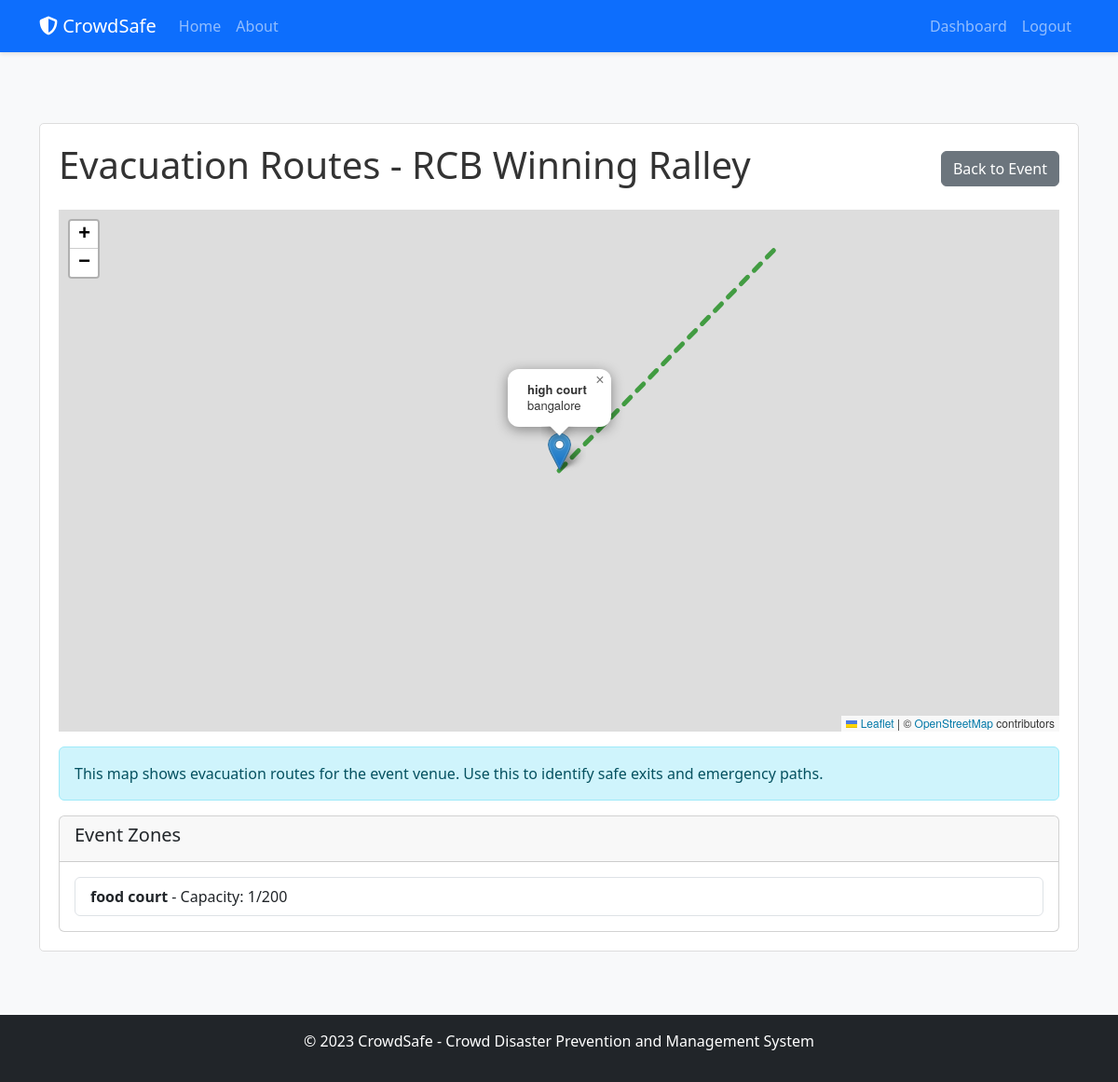
The page /event/3/evacuation (signed in) on the database as committed earlier.
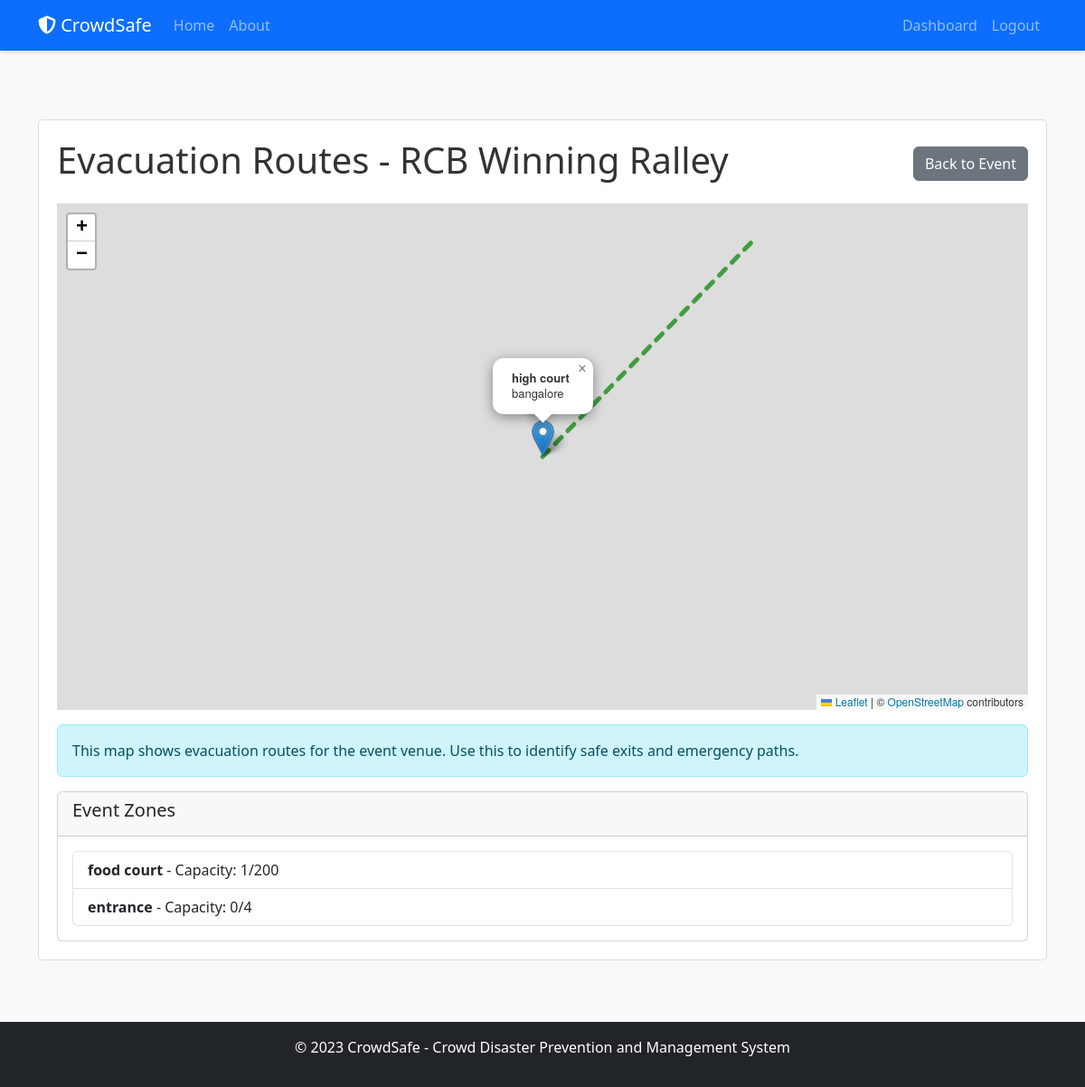
The same page on the database as committed later.
### models.py (models this page shows, shortened)
class Zone(db.Model):
    id = db.Column(db.Integer, primary_key=True)
    name = db.Column(db.String(100), nullable=False)
    description = db.Column(db.Text, nullable=True)
    max_capacity = db.Column(db.Integer, nullable=False)
    current_capacity = db.Column(db.Integer, default=0)
    coordinates = db.Column(db.Text, nullable=True)  # JSON string of polygon coordinates
    event_id = db.Column(db.Integer, db.ForeignKey('event.id'), nullable=False)
    check_ins = db.relationship('CheckIn', backref='zone', lazy=True)
    @property
    def capacity_percentage(self):
        if self.max_capacity == 0:
            return 0
        return (self.current_capacity / self.max_capacity) * 100
    @property
    def is_near_capacity(self):
        return self.capacity_percentage >= 80
    @property
    def is_over_capacity(self):
        return self.capacity_percentage >= 100

### routes.py (the view)
@app.route('/event/<int:event_id>/evacuation')
@login_required
def evacuation_routes(event_id):
    event = Event.query.get_or_404(event_id)
    zones = Zone.query.filter_by(event_id=event.id).all()
    return render_template(
        'evacuation_routes.html',
        title='Evacuation Routes',
        event=event,
        zones=zones
    )

### models.py (called while the page is built)
@login_manager.user_loader
def load_user(user_id):
    return User.query.get(int(user_id))

### templates/evacuation_routes.html (shortened to what this page needs)
{% extends "layout.html" %}
{% block content %}
<div class="content-section">
    <div class="d-flex justify-content-between align-items-center mb-3">
        <h1>Evacuation Routes - {{ event.name }}</h1>
        <a class="btn btn-secondary" href="{{ url_for('event', event_id=event.id) }}">Back to Event</a>
    </div>
    <div id="evacuation-map" style="height: 70vh; width: 100%;" class="mb-3"></div>
    <div class="alert alert-info">
        This map shows evacuation routes for the event venue.
        Use this to identify safe exits and emergency paths.
    </div>
    {% if zones %}
    <div class="card mt-3">
        <div class="card-header">
            <h5>Event Zones</h5>
        </div>
        <div class="card-body">
            <ul class="list-group">
                {% for zone in zones %}
                <li class="list-group-item">
                    <strong>{{ zone.name }}</strong> - Capacity: {{ zone.current_capacity }}/{{ zone.max_capacity }}
                </li>
                {% endfor %}
            </ul>
        </div>
    </div>
    {% endif %}
</div>
{% endblock content %}
{% block scripts %}
<link rel="stylesheet" href="https://unpkg.com/leaflet@1.9.3/dist/leaflet.css" />
{% endblock scripts %}

Rows that differ between the two databases and show on the page:
added Zone: name "entrance", current_capacity "0", max_capacity "4"
